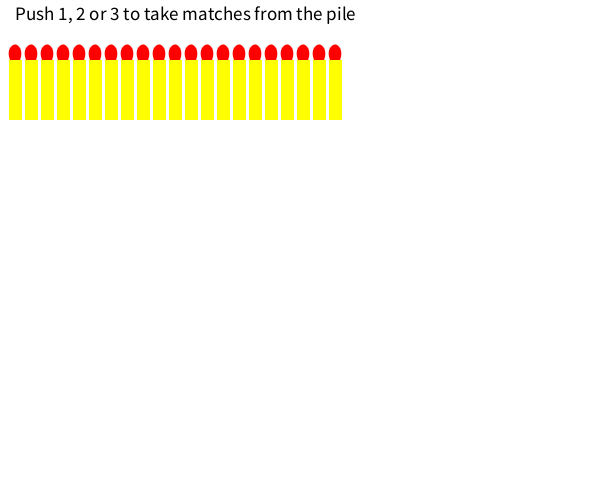
Frame 1 (no input)
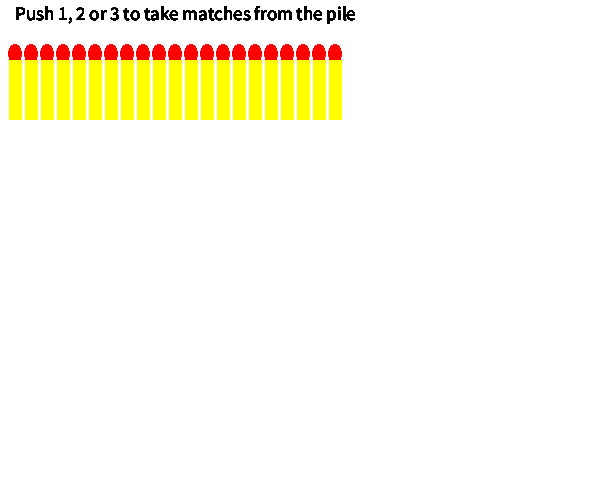
Frame 60 (the mouse pressed at the canvas centre just before this capture)
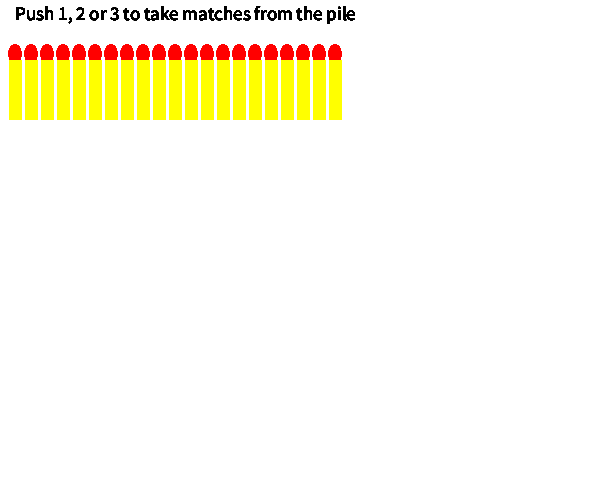
Frame 120 (the mouse held since frame 60 and released just before this capture)

The Processing sketch that drew these frames (run headless with seeded random() and noise(); from frame 60 on, the mouse is pressed at the canvas centre):

// Processing sketch: sketch_05_13_DJ2204_Denis_Cuciuc
// ── sketch_05_13_DJ2204_Denis_Cuciuc.pde
/* Match Game */

final int MATCH_SIZE = 16;

class Match {
  int id;
  int x;
  int y;
  
  Match(int id, int x, int y) {
    this.id = id;
    this.x = x;
    this.y = y;
  }
  
  void drawMatch() {
    System.out.println("List : " + matches.toString());
    fill(255, 255, 0);
    rect(this.x + this.id * MATCH_SIZE, 60, 13, 60);
    fill(255,0,0);
    beginShape();
    vertex(10 + this.id * MATCH_SIZE, 60);
    bezierVertex(10 + this.id * MATCH_SIZE, 60, 7 + this.id * 16, 53, 10 + this.id * 16, 48);
    bezierVertex(10 + this.id * MATCH_SIZE, 48, 15 + this.id * 16, 40, 20 + this.id * 16,48);
    bezierVertex(20 + this.id * MATCH_SIZE, 48, 23 + this.id * 16, 53, 20 + this.id * 16, 60);
    endShape();
  }
  
  String toString() {
    return "Id : " + this.id;
  }
}

final int NUMBER_OF_MATCHES = 21;
ArrayList<Match> matches;


void settings() {
  size(600, 500);
}

void setup() {
  background(255);
  fillMatches();
}

void draw() {
  displayRules();
  drawMatches();
}

void keyPressed() {
  int pressedNumber = keyCode - 48;
  System.out.println(pressedNumber);
  
  if (pressedNumber >= 0 && pressedNumber <= 3) {
    removeMatches(pressedNumber);
    removeMatches((int) random(1, 3));
  }
}

void displayRules() {
  String instruction = "Push 1, 2 or 3 to take matches from the pile";
  noStroke();
  fill(0);
  textSize(19);
  text(instruction, 15, 20);
}

void drawMatches() {
  System.out.println("List : " + matches.toString());
  for (Match match : matches) {
    match.drawMatch();
  }
}

void removeMatches(int numberOf) {
  if (numberOf > matches.size()) numberOf = matches.size();
  for (int i = 0; i < numberOf; i++) {
    int randomMatch = (int) random(i, matches.size());
    matches.remove(randomMatch);
  }
}

void fillMatches() {
  final int POS_Y = 40;
  int posX = 9;
  
  matches = new ArrayList<>();
  for (int i = 0; i < NUMBER_OF_MATCHES; i++) {
    matches.add(new Match(i, posX, POS_Y));
  }
  System.out.println("List : " + matches.toString());
}
